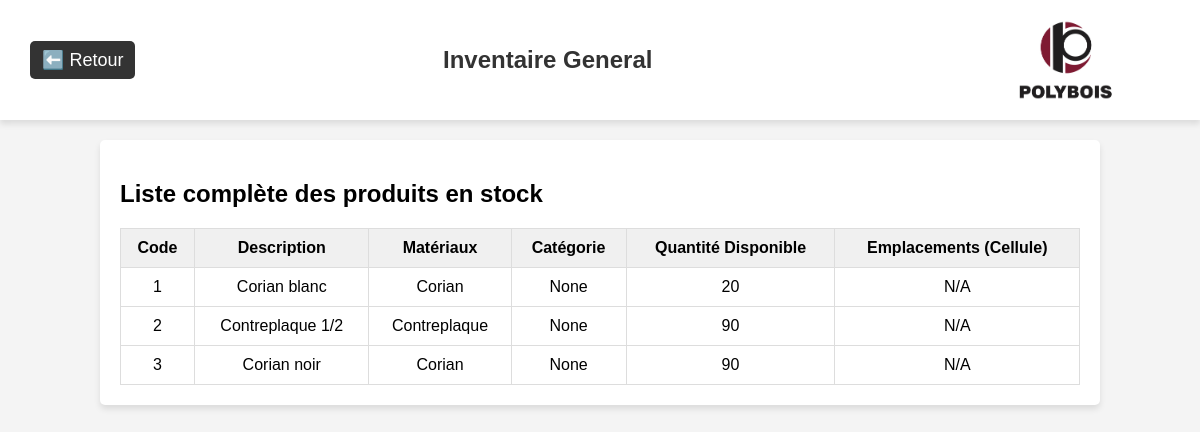
/inventaire/general, run on an earlier commit of the app's database.
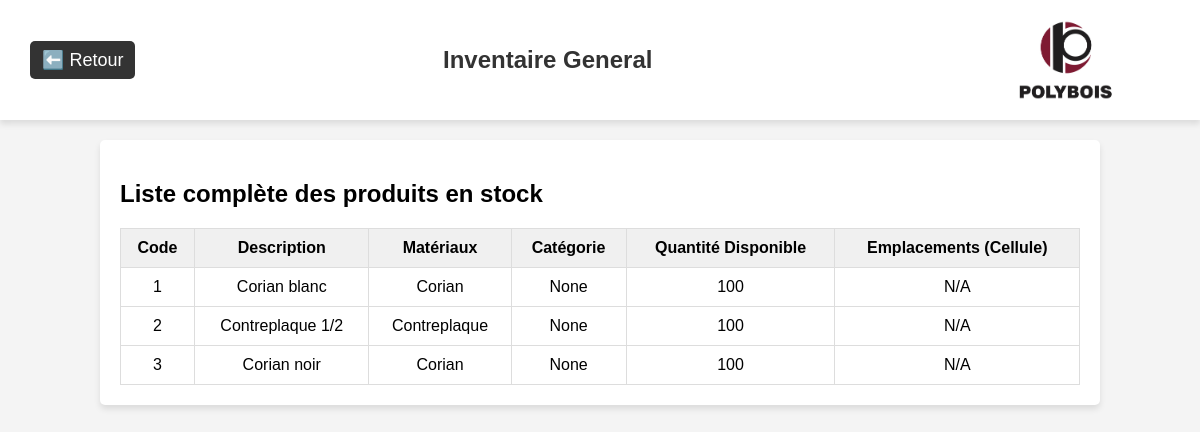
And on a later commit of the database.
### app/models/produit.py (models this page shows, shortened)
class Produit(db.Model):
    __tablename__ = 'produit'
    id = db.Column(db.Integer, primary_key=True)
    code = db.Column(db.String(50), unique=True, nullable=False)
    description = db.Column(db.String(255))
    materiaux = db.Column(db.String(100))
    categorie = db.Column(db.String(100))
    quantite = db.Column(db.Integer, default=0)
    historique = db.Column(db.Text, default='[]')  # Permet de conserver l'historique des modifications
    projets_associes = db.relationship("ProduitProjet", back_populates="produit", cascade="all, delete-orphan")
    lignes_achat = db.relationship("LigneAchat", back_populates="produit", cascade="all, delete-orphan")
    lignes_commande = db.relationship("LigneCommandeProduction", back_populates="produit", cascade="all, delete-orphan")
    stocks = db.relationship("Stock", back_populates="produit", cascade="all, delete-orphan")

### app/routes/inventaire_routes.py (the view)
@inventaire_bp.route("/general")
def inventaire_general():
    produits = Produit.query.all()
    return render_template("inventaire_general.html", produits=produits)

### app/templates/inventaire_general.html (shortened to what this page needs)
<!DOCTYPE html>
<html lang="fr">
<head>
</head>
<body>
  <header>
    <a class="return-link" href="/inventaire">⬅️ Retour</a>
    <h1 class="module-title">Inventaire General</h1>
    <img class="logo-polybois" src="{{ url_for('static', filename='images/logo.png') }}" alt="Logo Polybois">
  </header>
  <div class="container">
    <h2>Liste complète des produits en stock</h2>
    <table>
      <thead>
        <tr>
          <th>Code</th>
          <th>Description</th>
          <th>Matériaux</th>
          <th>Catégorie</th>
          <th>Quantité Disponible</th>
          <th>Emplacements (Cellule)</th>
        </tr>
      </thead>
      <tbody>
        {% for produit in produits %}
          <tr>
            <td>{{ produit.code }}</td>
            <td>{{ produit.description }}</td>
            <td>{{ produit.materiaux }}</td>
            <td>{{ produit.categorie }}</td>
            <td>{{ produit.quantite }}</td>
            <td>
              {% if produit.stocks %}
                {% for stock in produit.stocks %}
                  {{ stock.cellule }}{% if not loop.last %}, {% endif %}
                {% endfor %}
              {% else %}
                N/A
              {% endif %}
            </td>
          </tr>
        {% endfor %}
      </tbody>
    </table>
  </div>
</body>
</html>

What changed in the data, as far as the page shows it:
changed Produit "Corian blanc": quantite "20" → "100"
changed Produit "Contreplaque 1/2": quantite "90" → "100"
changed Produit "Corian noir": quantite "90" → "100"
